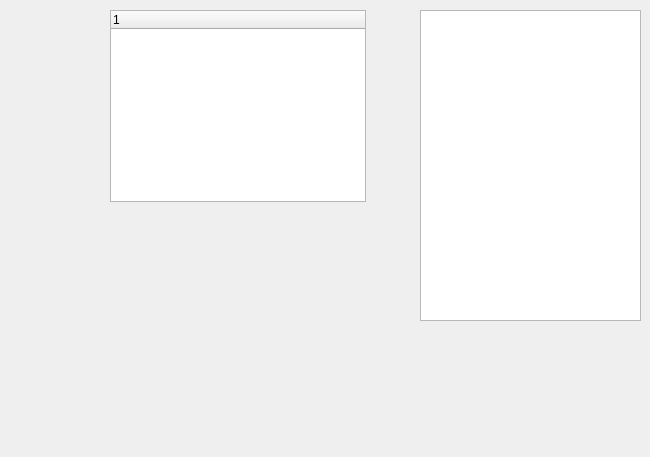
<?xml version="1.0" encoding="UTF-8"?>
<ui version="4.0">
 <class>Widget</class>
 <widget class="QWidget" name="Widget">
  <property name="geometry">
   <rect>
    <x>0</x>
    <y>0</y>
    <width>650</width>
    <height>457</height>
   </rect>
  </property>
  <property name="windowTitle">
   <string>Widget</string>
  </property>
  <widget class="QListWidget" name="listWidget">
   <property name="geometry">
    <rect>
     <x>420</x>
     <y>10</y>
     <width>221</width>
     <height>311</height>
    </rect>
   </property>
  </widget>
  <widget class="QTreeWidget" name="treeWidget">
   <property name="geometry">
    <rect>
     <x>110</x>
     <y>10</y>
     <width>256</width>
     <height>192</height>
    </rect>
   </property>
   <column>
    <property name="text">
     <string notr="true">1</string>
    </property>
   </column>
  </widget>
 </widget>
 <resources/>
 <connections/>
</ui>
